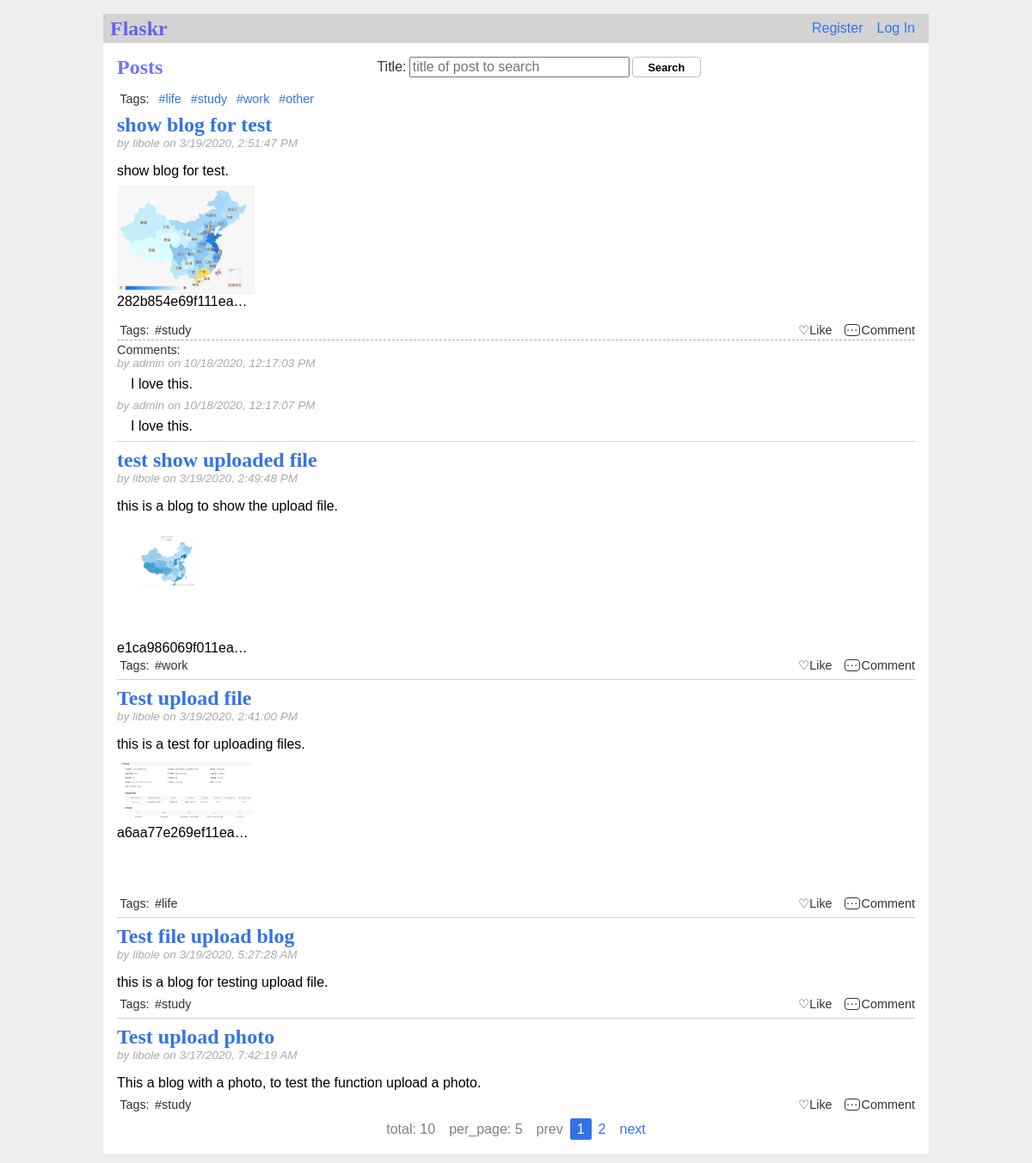
The page / on the database its author committed.
### flaskr/models/Tags.py (models this page shows, shortened)
class Tag(Base):
    __table__ = Table('tags', metadata, autoload=True)
    @staticmethod
    def get_tags():
        con = get_db()
        tags = con.execute('SELECT * FROM tags').fetchall()
        return tags

### flaskr/models/Posts.py (models this page shows, shortened)
class Post(Base):
    __table__ = Table('post', metadata, autoload=True)
    @staticmethod
    def get_posts_sa(search=None, tags_id=None, page=None, per_page=None):
        if search and tags_id is None:
            if g.user:
                posts = get_db_session().query(
                    Post.id, Post.title, Post.body, Post.created, Post.author_id, Post.tags.label('tags_id'), Post.imgs,
                    User.username, Favour.author_id.label('f_author_id')).join(User, Post.author_id == User.id). \
                    outerjoin(Favour, and_(Favour.post_id == Post.id, Favour.author_id == g.user['id'])). \
                    filter(Post.title.like('%' + search + '%')).order_by(Post.created.desc()).paginate(page, per_page)
                return posts
            else:
                posts = get_db_session().query(
                    Post.id, Post.title, Post.body, Post.created, Post.author_id, Post.tags.label('tags_id'), Post.imgs,
                    User.username, Favour.author_id.label('f_author_id')).join(User, Post.author_id == User.id).\
                    outerjoin(Favour, and_(Favour.post_id == Post.id, Favour.author_id == 0)).\
                    filter(Post.title.like('%' + search + '%')).order_by(Post.created.desc()).paginate(page, per_page)
                return posts
        elif search is None and tags_id is None:
            if g.user:
                posts = get_db_session().query(
                    Post.id, Post.title, Post.body, Post.created, Post.author_id, Post.tags.label('tags_id'), Post.imgs,
                    User.username, Favour.author_id.label('f_author_id')).join(User, Post.author_id == User.id). \
                    outerjoin(Favour, and_(Favour.post_id == Post.id, Favour.author_id == g.user['id'])). \
                    order_by(Post.created.desc()).paginate(page, per_page)
                for post in posts.items:
                    print(post)
                return posts
            else:
                posts = get_db_session().query(
                    Post.id, Post.title, Post.body, Post.created, Post.author_id, Post.tags.label('tags_id'), Post.imgs,
                    User.username, Favour.author_id.label('f_author_id')).join(User, Post.author_id == User.id). \
                    outerjoin(Favour, and_(Favour.post_id == Post.id, Favour.author_id == 0)). \
                    order_by(Post.created.desc()).paginate(page, per_page)
                return posts
        else:
            pass

### flaskr/models/Users.py (models this page shows, shortened)
class User(Base):
    __table__ = Table('user', metadata, autoload=True)

### flaskr/models/Imgs.py (models this page shows, shortened)
class Img(Base):
    __table__ = Table('imgs', metadata, autoload=True)

### tables this page shows
CREATE TABLE comments (
    id INTEGER PRIMARY KEY AUTOINCREMENT,
    author_id INTEGER NOT NULL,
    post_id INTEGER NOT NULL,
    comment TEXT NOT NULL,
    createdTime TIMESTAMP NOT NULL DEFAULT CURRENT_TIMESTAMP,
    FOREIGN KEY (author_id) REFERENCES user (id),
    FOREIGN KEY (post_id) REFERENCES post (id)
);

### flaskr/blog.py (the view)
@bp.route('/')
def index():
    if request.args.get('page'):
        page = int(request.args.get('page'))
        search = session.get('search')
        tag_id = session.get('tag_id')
    else:
        page = 1
        search = request.args.get('search')
        search = search if search and len(search) != 0 else None
        tag_id = request.args.get('tag_id')
        session['search'] = search
        session['tag_id'] = tag_id
    error = None
    posts = Post.get_posts_sa(search, tag_id, page, 5)
    if posts is None:
        error = 'No any post, Please register and post one.'
        flash(error)
    else:
        from .models.Comments import Comment
        comments = Comment.get_comments()
        tags = Tag.get_tags()
        new_posts = []
        for i, post in enumerate(posts.items):
            if post.imgs:
                img = get_db_session().query(Img).filter(Img.id == int(post.imgs)).one()
            else:
                img = None
            new_post = {
                "id": post.id,
                "title": post.title,
                "author_id": post.author_id,
                "body": post.body,
                "tags_id": post.tags_id,
                "created": post.created,
                "imgs": img,
                "username": post.username,
                "f_author_id": post.f_author_id
            }
            new_posts.append(new_post)
        context = {
            "posts": new_posts,
            "comments": comments,
            "tags": tags,
            "pagination": posts,
            "search": search
        }
        return render_template('blog/index.html', **context)
    return render_template('auth/register.html')

### flaskr/auth.py (called while the page is built)
@bp.before_app_request
def load_logged_in_user():
    user_id = session.get('user_id')
    if user_id is None:
        g.user = None
    else:
        g.user = User.get_users(user_id=user_id)

### flaskr/db.py (called while the page is built)
def get_db_session():
    if 'db_session' not in g:
        g.db_session = scoped_session(sessionmaker(bind=engine))
    return g.db_session

def get_db():
    if 'con' not in g:
        g.con = sqlite3.connect(
            current_app.config['DATABASE'],
            detect_types=sqlite3.PARSE_DECLTYPES
        )
        g.con.row_factory = dic_factory
    return g.con

def dic_factory(cursor, row):
    d = {}
    for idx, col in enumerate(cursor.description):
        d[col[0]] = row[idx]
    return d

### flaskr/models/Comments.py (called while the page is built)
    @staticmethod
    def get_comments():
        con = get_db()
        comments = con.execute(
            'SELECT c.id, author_id, username, comment, createdTime, post_id '
            'FROM comments c JOIN user u ON c.author_id = u.id'
        ).fetchall()
        return comments

### flaskr/pagination.py (called while the page is built)
    @property
    def pages(self):
        if self.per_page == 0:
            pages = 0
        else:
            pages = int(ceil(self.total / float(self.per_page)))
        return pages

    @property
    def has_prev(self):
        return self.page > 1

    @property
    def has_next(self):
        return self.page < self.pages

    def iter_pages(self, left_edge=2, left_current=2,
                   right_current=5, right_edge=2):
        last = 0
        for num in range(1, self.pages + 1):
            if num <= left_edge or \
               (self.page - left_current - 1 < num < self.page + right_current) or \
               num > self.pages - right_edge:
                if last + 1 != num:
                    yield None
                yield num
                last = num

### flaskr/templates/blog/index.html (shortened to what this page needs)
{% extends 'base.html' -%}
{% from 'blog/blogmacros.html' import show_footer, comments_html, to_comment %}
{% from 'macros.html' import paginate_html %}
{%- block style -%}
        <link rel="stylesheet" href="{{ url_for('static', filename='CSS/index.css') }}">
        <link rel="stylesheet" href="{{ url_for('static', filename='CSS/footer.css') }}">
        <link rel="stylesheet" href="{{ url_for('static', filename='CSS/pagination.css') }}">
{%- endblock -%}
{%- block header %}
    <h1>{% block title %}Posts{% endblock %}</h1>
    <form>
    <label for="title_search" >Title:</label>
    <input id="title_search" name="search" type="search" value="{{ request.args.get('search') or search if search else '' }}"
           autofocus="autofocus" placeholder="title of post to search" >
    <input type="submit" value="Search">
    </form>
{% endblock -%}
{%- block content %}
    <div class="tags">
        <span class="tag">Tags:</span>
        {%- for tag in tags if tags %}
        <a class="tag" href="{{ url_for('blog.index', tag_id=tag['id']) }}">#{{tag['name']}}</a>
        {% endfor-%}
    </div>
    {%- for post in posts if posts %}
        <article class="post" id="{{ post['id'] }}" >
            <header>
              <div>
                <h1><a class="action" href="{{ url_for('blog.detail', pid=post['id']) }}">{{ post['title'] }}</a></h1>
                <div class="about"> by {{ post['username'] }} on {{ post['created']|tojson|toLocaleString }}</div>
              </div>
            </header>
            <p class="body">{{ post['body'] }}</p>
        {%- if post.imgs -%}
        <div class="img-box" id="{{post.imgs.id}}">
            <img src="{{url_for('blog.show_photo',filename=post.imgs.name)}}"></img>
            <span>{{ post.imgs.name }}</span>
        </div>
        {%- endif -%}
        {{- show_footer(post, tags) -}}
        {{- comments_html(comments, post) -}}
      </article>
      {%- if not loop.last %}
        <hr>
      {% endif -%}
    {% endfor -%}
    {{ paginate_html(pagination,'blog.index') }}
{% endblock -%}

### flaskr/templates/base.html (shortened to what this page needs)
<!DOCTYPE html>
<html>
    <head>
        <link rel="stylesheet" href="{{ url_for('static', filename='CSS/style.css') }}">
        {% block style -%}{%- endblock %}
    </head>
    <body>
        <nav class="menu">
            <h1>Flaskr</h1>
            <ul>
                {%- if g.user %}
                <li><span>{{ g.user['username'] }}</span></li>
                <li><a href="{{ url_for('auth.logout') }}">Log Out</a></li>
                {%- else -%}
                <li><a href="{{ url_for('auth.register') }}">Register</a> </li>
                <li><a href="{{ url_for('auth.login') }}">Log In</a> </li>
                {%- endif %}
            </ul>
        </nav>
        <section class="content">
            <header>
                {% block header %}{% endblock %}
            </header>
            {% block content %}{% endblock %}
        </section>
    </body>
</html>

### flaskr/templates/blog/blogmacros.html (shortened to what this page needs)
{% macro show_tags(post, tags) -%}
<span class="tag f_tag">Tags:</span>
  {%- for tag_id in post['tags_id'].split(',') if post['tags_id'] -%}
      {%- for tag in tags if tag['id'] == tag_id|int -%}
<span class="tag f_tag" >#{{tag['name']}}</span>
      {%- endfor -%}
  {% else -%}
<span class="tag f_tag">no tag</span>
  {%- endfor -%}
{%- endmacro %}
{% macro show_fav_com(post) -%}
    {%- with like_class = 'unlike' -%}
        {%- if g.user and g.user['id'] == post['f_author_id'] -%}
            {%- set like_class = 'like' -%}
        {%- endif -%}
<span  id="like{{ post['id'] }}" class="{{like_class}}"
            onclick="doFavour('post','{{ url_for('blog.dofavour_js') }}',{{ post['id'] }})">Like</span>
    {%- endwith -%}
<span  class="comment_icon" onclick="toComment('{{ post['id'] }}')">Comment</span>
{%- endmacro %}
{% macro show_footer(post, tags) %}
<p class="footer">
    {{ show_tags(post, tags) }}
    {{ show_fav_com(post) }}
</p>
{% endmacro %}
{% macro comments_html(comments,post) %}
    {%- if comments %}
      {% for comment in comments if comment['post_id'] == post['id'] %}
        {% if loop.first %}
    <div class="comments">Comments:</div>
        {% endif %}
    <div id="comment{{ comment['id'] }}" class="comment">
        <div class="comment_about" >by {{comment['username']}} on {{comment['createdTime']|tojson|toLocaleString }}</div>
        <p class="comment_body" >{{ comment['comment'] }}</p>
    </div>
      {% endfor %}
    {% endif -%}
{% endmacro %}

### flaskr/templates/macros.html
{%macro paginate_html(pagination,url)%}
<nav class="page_nav">
    <ul class="pagination">
        <li class="page-item"><span class="page-link">total: {{pagination.total}}</span></li>
        <li class="page-item"><span class="page-link">per_page: {{pagination.per_page}}</span></li>
        {%if pagination.has_prev%}
        <li class="page-item active"><a class="page-link" href="{{url_for(url,page=pagination.page-1)}}">prev</a></li>
        {%else%}
        <li class="page-item disabled"><span class="page-link">prev</span></li>
        {%endif%}
            {%for page in pagination.iter_pages(1,1,3,1)%}
            {%if page%}
                <li class="page-item {%if page==pagination.page%}active{%endif%}"><a class="page-link" href="{{url_for(url,page=page)}}">{{page}}</a></li>
            {%else%}
                <li class="page-item disabled"><a class="page-link" href="#">&hellip;</a></li>
            {%endif%}
        {%endfor%}
        {%if pagination.has_next%}
        <li class="page-item"><a class="page-link" href="{{url_for(url,page=pagination.page+1)}}">next</a></li>
        {%else%}
        <li class="page-item disabled"><span class="page-link">next</span></li>
        {%endif%}
    </ul>
</nav>
{%endmacro%}

### flaskr/static/CSS/style.css (style rules this page uses)
html { font-family: sans-serif; background: #eee; padding: 1rem; }
body { max-width: 960px; margin: 0 auto; background: white; }
h1 { font-family: serif; color: rgba(34, 34, 255, 0.63); margin: 0; }
a { color: #3373e7; text-decoration: None; }
hr { border: none; border-top: 1px solid lightgray; }
nav { background: lightgray; display: flex; align-items: center; padding: 0 0.5rem; }
nav h1 { flex: auto; margin: 0; width: 300px; }
nav ul { display: flex; list-style: none; margin: 0; padding: 0; }
nav ul li a, nav ul li span, header .action { display: block; padding: 0.5rem; }
.content { padding: 0 1rem 1rem; }
.content > header { display: flex; align-items: center; justify-content: space-between; }
.content:last-child { margin-bottom: 0; }
.content label { font-weight: bold; font-size: 0.8rem; margin-bottom: 0.5rem; }
.content input, .content textarea { margin-bottom: 1rem; font-size: 1rem; }
.content form { margin: 1rem auto; display: flex; flex-direction: column; }
.content p[class='body'] { white-space: pre-line; }
.img-box { height: 10rem; width: 10rem; }
.img-box img { width: 10rem; margin: auto 0; display: block; }
.img-box span { width: 10rem; overflow: hidden; text-overflow: ellipsis; display: block; }
input[type=submit], input[type=button] { background: none; border: 1px solid rgba(54,54,54,0.3); align-self: center; width: 5rem; height: 1.5rem; font-size: 0.8rem; font-weight: bold; margin-bottom: 0; border-radius: 4px; }

### flaskr/static/CSS/index.css (style rules this page uses)
.content header form { flex-direction: row; align-items: center; }
.content header form label { margin: 0rem; font-weight: normal; font-size: 1rem; color: #333; }
.content header form input[id='title_search'] { margin: 0rem 0.2rem; width: 16rem; }
.tags { margin-bottom: 0.5rem; }
.tags span:first-of-type { color: #333; }
.tag { margin: auto 0.2rem; font-size: 0.9rem; }
.post > header { display: flex; align-items: center; }
.post > header > div:first-of-type { flex: None; }
.post > header h1 { font-size: 1.5rem; margin-bottom: 0; display: flex; }
.post > header h1 a { flex: None; padding: 0; }
.post .about, .comment_about { color: #aaa; font-style: italic; font-size: 0.85rem; }
.post .body { margin-bottom: 0.5rem; }
.comments { font-size: 0.9rem ; color: #333; border-top: 1px dashed darkgray; padding-top: 0.2rem; margin-top: 0.2rem; }
.comment_about { margin: 0rem 0rem 0rem; font-size: 0.85rem; }
.comment_body { margin: 0.5rem 1rem; }

### flaskr/static/CSS/footer.css (style rules this page uses)
.footer { display: flex; justify-content: flex-end; margin: 0rem; color: #333; }
.footer .like, .footer .unlike { font-size: 0.9rem; margin: 0 1rem 0 auto; cursor: pointer; }
.footer .unlike:before { content:'\2661'; }
.footer span[class='comment_icon'] { margin: auto 0rem; position: relative; text-indent: 18px; font-size: 0.9rem; cursor: pointer; }
.footer span[class='comment_icon']:before { content:''; position: absolute; width: 16px; height: 12px; top: 1px; left: -2px; border: 1px solid #333; border-radius: 4px; }
.footer span[class='comment_icon']:after { content:'\2026'; position: absolute; top: -4px; left: -18px; }

### flaskr/static/CSS/pagination.css (style rules this page uses)
.page_nav { justify-content: space-around; background: white; margin: 0.5rem 0 0; color: gray; }
.pagination { align-items: center; }
.pagination .page-link { padding: 0.2rem 0.5rem; }
.pagination .active { background: #3373e7; border-radius: 2px; }
.pagination .active a { color: white; }

### rows shown on the page
Tag: name "life"
Tag: name "study"
Tag: name "work"
Tag: name "other"
Post: title "show blog for test", username "libole", body "show blog for test.", name (picture), imgs.name "282b854e69f111ea…"
comments: shows "Comments:", username "admin", comment "I love this."
comments: username "admin", comment "I love this."
Post: title "test show uploaded file", username "libole", body "this is a blog to show the upload file.", name (picture), imgs.name "e1ca986069f011ea…"
Post: title "Test upload file", username "libole", body "this is a test for uploading files.", name (picture), imgs.name "a6aa77e269ef11ea…"
Post: title "Test file upload blog", username "libole", body "this is a blog for testing upload file."
Post: title "Test upload photo", username "libole", body "This a blog with a photo, to test the function upload a photo."

### other values the page prints
{{ pagination.total }} "10"
{{ pagination.per_page }} "5"
{{ page }} "1" "2"
